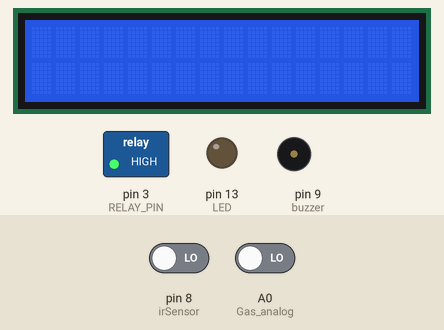
Recording of a sketch running on a simulated Arduino Nano, built with avr-gcc and run on an emulated ATmega328P. On the bench: 16×2 character LCD, switched loads named in the sketch (green lamp = pin HIGH), output pins drawn as LEDs (lit = HIGH), buzzer (waves = sounding). The inputs (shaded band) are chosen by the test bench; at power-on: pin 8 (irSensor) LOW, A0 (Gas_analog) LOW. The modem accepts every AT command (registered, SIM ready, sends succeed) and sends nothing else; what the sketch prints to the serial monitor is not drawn.

Above: at 5.0 s.
5.1 s: pin 8 (irSensor) driven HIGH
At 11.6 s:
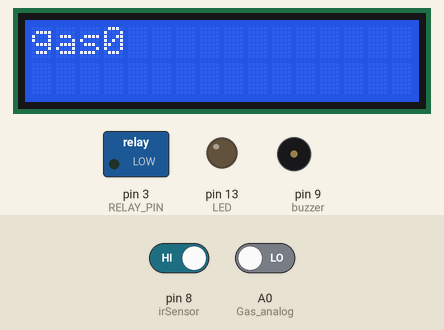
At 19.6 s:
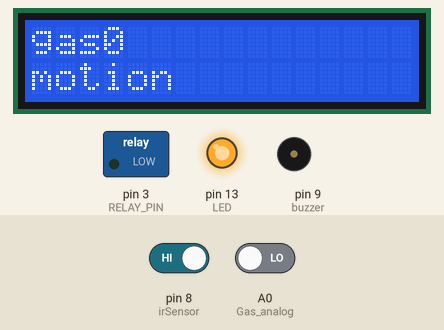
Timing chart, 0 to 21.1 s (numbered marks = the images above; inputs shaded):
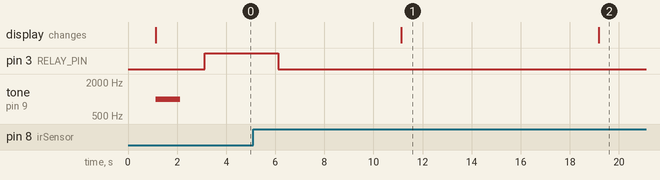

The sketch:

driver_drowsiness_alert_system.ino
```cpp
//buzzer
const int buzzer = 9;

//relay
const int RELAY_PIN = 3;

//gas
int Gas_analog = A0;

//ir
const int irSensor=8;
const int LED=13;
int stats = 0;

//gsm
#include <SoftwareSerial.h>
SoftwareSerial gsm(5,6);

//lcd
#include <LiquidCrystal.h>
#include <LiquidCrystal_I2C.h>
LiquidCrystal_I2C lcd(0x3F,16,2);
#include <Wire.h>
const int analogIn = A6;

void setup(){
  //baud rate
  Serial.begin(115200);

  //ir
  pinMode(LED, OUTPUT);
  pinMode(irSensor,INPUT);

  //buzzer
  pinMode(buzzer, OUTPUT);

   //relay
  pinMode(RELAY_PIN, OUTPUT);

  //gsm
  delay(1000);
  gsm.begin(9600);

  //lcd
  lcd.init();
  lcd.begin(16,2);

  buzz();
  delay(1000);
  relay();
  delay(3000);
  gas();
  delay(2000);
  SendMessage();
  delay(1000);
  ir();
  delay(2000);
}

void buzz(){
  tone(buzzer, 1000);
  delay(1000);
  noTone(buzzer);
}

void relay() {
  digitalWrite(RELAY_PIN, HIGH);
  Serial.println ( "relay on" ) ;
  delay(3000);
  digitalWrite(RELAY_PIN, LOW);
  Serial.println ( "relay off" ) ;
}

void gas(){
 int gassensorAnalog = digitalRead(Gas_analog);
 Serial.println("gasssensor");
 Serial.println(gassensorAnalog);
 delay(2000);
  lcd.setCursor(0,0);
  lcd.print("gas");
  lcd.print(gassensorAnalog);
  delay(2000);
}

void SendMessage()
{
  gsm.println("AT+CMGF=1");
  delay(1000);
  gsm.println("AT+CMGS=\"+917975528296\"\r");
  delay(1000);
  gsm.print("hi");
  gsm.println((char)26);
  delay(1000);
}

void ir()
{
  stats = digitalRead(irSensor);
  if(stats == HIGH)
  {
    digitalWrite(LED, HIGH);
    Serial.println("irSensorhigh");
    lcd.setCursor(0,1);
    lcd.print("motion");
    delay(2000);
  }
  else
  {
    digitalWrite(LED, LOW);
    Serial.println("irsensorlow");
    lcd.setCursor(0,1);
    lcd.print("no motion");
    delay(2000);
  }

}

void loop(){

}
```

Measured:
- after the input at 5.1 s, pin 13 (LED): LOW → HIGH after 14.1 s; the display: first differs from a run without the input after 14.1 s (image 2)
- what the display in image 1 shows lasts 8.1 s, from 11.1 s to 19.2 s
